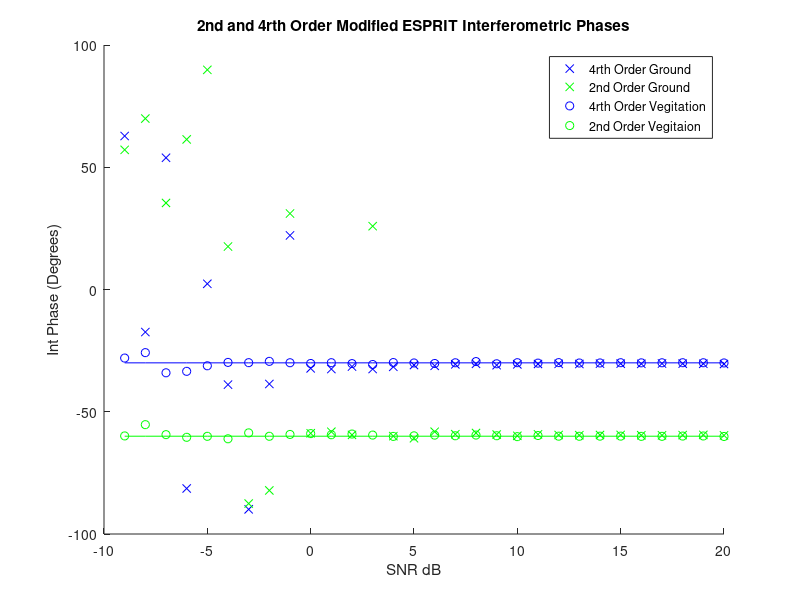
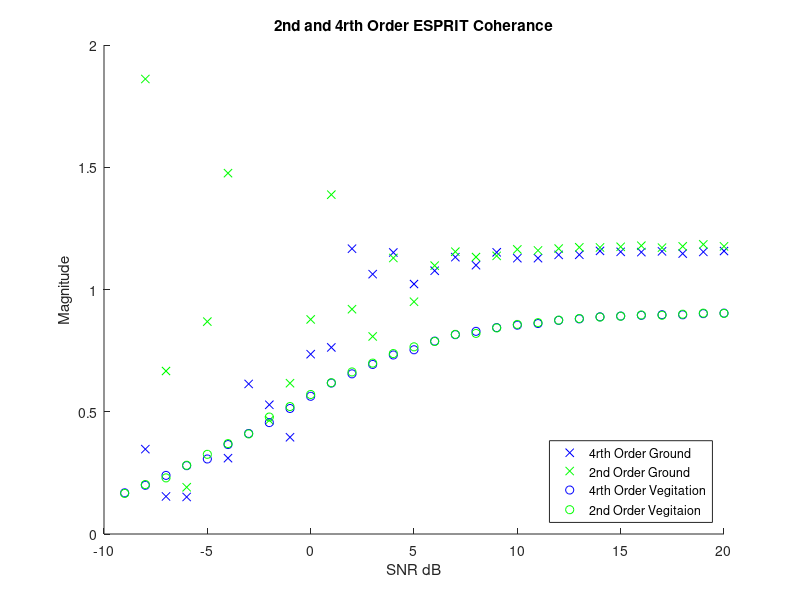

The MATLAB script that drew these images, in order:
%% Afric_Sim_test_ESPRIT
clc;clear;
%% Initializations
alpha = 1; %ground weighting factor
beta = 1;   %veg weighting factor

Pol_ground = [1;-1;0]/sqrt(2);
Pol_Cum_ground = [1;1;0;-1;0;0]/sqrt(3); %ground
Pol_vegitation = [1;1;1]/sqrt(3);
Pol_Cum_vegitation = [1;1;1;1;1;1]/sqrt(6); %vegitation

eye_optimal = 0.1;
G_O = 30;
ground_offset = G_O*pi/180; % ground interferomitry offset
V_O = 60;
vegitation_offset = V_O*pi/180;    % veg interferomitry offset

Averaged_samples = 100;
Window_optimal = 81;    %size of window
SNR_samples = 30;

ground_4=zeros(SNR_samples,1);
ground_2=zeros(SNR_samples,1);

vegitation_4=zeros(SNR_samples,1);
vegitation_2=zeros(SNR_samples,1);

SNR = zeros(1,SNR_samples);
%% Matrix Construction
for SNR_sample = (1:SNR_samples);
    
    SNR(SNR_sample)=SNR_sample-10;
    Noise = (10^(-SNR(SNR_sample)/20))/sqrt(3);
    
    for unusedvariable = 1:Averaged_samples
        
        %% Matrix Construction
        
        g =  Pol_ground*exp(1i*2*pi*rand(1,Window_optimal));
        v =  Pol_vegitation*exp(1i*2*pi*rand(1,Window_optimal));
        
        s1 = alpha*g + beta*v;
        s2 = alpha*exp(1i*ground_offset)*g + beta*exp(1i*vegitation_offset)*v;
        
        s1_Noise = s1 + Noise*sqrt(-2*log(1-rand(3,Window_optimal))).*exp(1i*2*pi*rand(3,Window_optimal));
        s2_Noise = s2 + Noise*sqrt(-2*log(1-rand(3,Window_optimal))).*exp(1i*2*pi*rand(3,Window_optimal));
        
        %% Forming the Six Arrays
        S1_2 = [s1_Noise(1,:)
            s1_Noise(2,:)
            s1_Noise(3,:)];
        
        S2_2 = [s2_Noise(1,:)
            s2_Noise(2,:)
            s2_Noise(3,:)];
        
        R11_2 = S1_2*S1_2.'/Window_optimal;
        E_h1_h1 = R11_2(1,1);
        E_h1_v1 = R11_2(1,2);
        E_h1_x1 = R11_2(1,3);
        E_v1_v1 = R11_2(2,2);
        E_v1_x1 = R11_2(2,3);
        E_x1_x1 = R11_2(3,3);
        
        R11c_2 = S1_2*S1_2'/Window_optimal;
        E_h1_h1c = R11c_2(1,1);
        E_h1_v1c = R11c_2(1,2);
        E_h1_x1c = R11c_2(1,3);
        E_v1_h1c = R11c_2(2,1);
        E_v1_v1c = R11c_2(2,2);
        E_v1_x1c = R11c_2(2,3);
        E_x1_h1c = R11c_2(3,1);
        E_x1_v1c = R11c_2(3,2);
        E_x1_x1c = R11c_2(3,3);
        
        R22_2 = S2_2*S2_2.'/Window_optimal;
        E_h2_h2 = R22_2(1,1);
        E_h2_v2 = R22_2(1,2);
        E_h2_x2 = R22_2(1,3);
        E_v2_v2 = R22_2(2,2);
        E_v2_x2 = R22_2(2,3);
        E_x2_x2 = R22_2(3,3);
        
        R12c_2 = S1_2*S2_2'/Window_optimal;
        E_h1_h2c = R12c_2(1,1);
        E_h1_v2c = R12c_2(1,2);
        E_h1_x2c = R12c_2(1,3);
        E_v1_h2c = R12c_2(2,1);
        E_v1_v2c = R12c_2(2,2);
        E_v1_x2c = R12c_2(2,3);
        E_x1_h2c = R12c_2(3,1);
        E_x1_v2c = R12c_2(3,2);
        E_x1_x2c = R12c_2(3,3);
        
        S1_4 = [s1_Noise(1,:).*s1_Noise(1,:)
            s1_Noise(2,:).*s1_Noise(2,:)
            s1_Noise(3,:).*s1_Noise(3,:)
            s1_Noise(1,:).*s1_Noise(2,:)
            s1_Noise(1,:).*s1_Noise(3,:)
            s1_Noise(2,:).*s1_Noise(3,:)];
        
        S2_4 = [s2_Noise(1,:).*s2_Noise(1,:)
            s2_Noise(2,:).*s2_Noise(2,:)
            s2_Noise(3,:).*s2_Noise(3,:)
            s2_Noise(1,:).*s2_Noise(2,:)
            s2_Noise(1,:).*s2_Noise(3,:)
            s2_Noise(2,:).*s2_Noise(3,:)];
        
        R1_4 = S1_4*S1_4'/Window_optimal;
        R2_4 = S1_4*S2_4'/Window_optimal;
        
        %% Forming Cumulant One Matrix
        %% HH
        Cumulant_1(1,1) = R1_4(1,1) - E_h1_h1*conj(E_h1_h1)...
            - E_h1_h1c*E_h1_h1c ...
            - E_h1_h1c*E_h1_h1c;
        
        Cumulant_1(1,2) = R1_4(1,2) - E_h1_h1*conj(E_v1_v1)...
            - E_h1_v1c*E_h1_v1c...
            - E_h1_v1c*E_h1_v1c;
        
        Cumulant_1(1,3) = R1_4(1,3) - E_h1_h1*conj(E_x1_x1)...
            - E_h1_x1c*E_h1_x1c...
            - E_h1_x1c*E_h1_x1c;
        
        Cumulant_1(1,4) = R1_4(1,4) - E_h1_h1*conj(E_h1_v1)...
            - E_h1_h1c*E_h1_v1c...
            - E_h1_v1c*E_h1_h1c;
        
        Cumulant_1(1,5) = R1_4(1,5) - E_h1_h1*conj(E_h1_x1)...
            - E_h1_h1c*E_h1_x1c...
            - E_h1_x1c*E_h1_h1c;
        
        Cumulant_1(1,6) = R1_4(1,6) - E_h1_h1*conj(E_v1_x1)...
            - E_h1_v1c*E_h1_x1c...
            - E_h1_x1c*E_h1_v1c;
        %% VV
        Cumulant_1(2,1) = R1_4(2,1) - E_v1_v1*conj(E_h1_h1)...
            - E_v1_h1c*E_v1_h1c...
            - E_v1_h1c*E_v1_h1c;
        
        Cumulant_1(2,2) = R1_4(2,2) - E_v1_v1*conj(E_v1_v1)...
            - E_v1_v1c*E_v1_v1c...
            - E_v1_v1c*E_v1_v1c;
        
        Cumulant_1(2,3) = R1_4(2,3) - E_v1_v1*conj(E_x1_x1)...
            - E_v1_x1c*E_v1_x1c...
            - E_v1_x1c*E_v1_x1c;
        
        Cumulant_1(2,4) = R1_4(2,4) - E_v1_v1*conj(E_h1_v1)...
            - E_v1_h1c*E_v1_v1c...
            - E_v1_v1c*E_v1_h1c;
        
        Cumulant_1(2,5) = R1_4(2,5) - E_v1_v1*conj(E_h1_x1)...
            - E_v1_h1c*E_v1_x1c...
            - E_v1_x1c*E_v1_h1c;
        
        Cumulant_1(2,6) = R1_4(2,6) - E_v1_v1*conj(E_v1_x1)...
            - E_v1_v1c*E_v1_x1c...
            - E_v1_x1c*E_v1_v1c;
        %% XX
        
        Cumulant_1(3,1) = R1_4(3,1) - E_x1_x1*conj(E_h1_h1)...
            - E_x1_h1c*E_x1_h1c...
            - E_x1_h1c*E_x1_h1c;
        
        Cumulant_1(3,2) = R1_4(3,2) - E_x1_x1*conj(E_v1_v1)...
            - E_x1_v1c*E_x1_v1c...
            - E_x1_v1c*E_x1_v1c;
        
        Cumulant_1(3,3) = R1_4(3,3) - E_x1_x1*conj(E_x1_x1)...
            - E_x1_x1c*E_x1_x1c...
            - E_x1_x1c*E_x1_x1c;
        
        Cumulant_1(3,4) = R1_4(3,4) - E_x1_x1*conj(E_h1_v1)...
            - E_x1_h1c*E_x1_v1c...
            - E_x1_v1c*E_x1_h1c;
        
        Cumulant_1(3,5) = R1_4(3,5) - E_x1_x1*conj(E_h1_x1)...
            - E_x1_h1c*E_x1_x1c...
            - E_x1_x1c*E_x1_h1c;
        
        Cumulant_1(3,6) = R1_4(3,6) - E_x1_x1*conj(E_v1_x1)...
            - E_x1_v1c*E_x1_x1c...
            - E_x1_x1c*E_x1_v1c;
        %% HV
        Cumulant_1(4,1) = R1_4(4,1) - E_h1_v1*conj(E_h1_h1)...
            - E_h1_h1c*E_v1_h1c...
            - E_h1_h1c*E_v1_h1c;
        
        Cumulant_1(4,2) = R1_4(4,2) - E_h1_v1*conj(E_v1_v1)...
            - E_h1_v1c*E_v1_v1c...
            - E_h1_v1c*E_v1_v1c;
        
        Cumulant_1(4,3) = R1_4(4,3) - E_h1_v1*conj(E_x1_x1)...
            - E_h1_x1c*E_v1_x1c...
            - E_h1_x1c*E_v1_x1c;
        
        Cumulant_1(4,4) = R1_4(4,4) - E_h1_v1*conj(E_h1_v1)...
            - E_h1_h1c*E_v1_v1c...
            - E_h1_v1c*E_v1_h1c;
        
        Cumulant_1(4,5) = R1_4(4,5) - E_h1_v1*conj(E_h1_x1)...
            - E_h1_h1c*E_v1_x1c...
            - E_h1_x1c*E_v1_h1c;
        
        Cumulant_1(4,6) = R1_4(4,6) - E_h1_v1*conj(E_v1_x1)...
            - E_h1_v1c*E_v1_x1c...
            - E_h1_x1c*E_v1_v1c;
        %% HX
        Cumulant_1(5,1) = R1_4(5,1) - E_h1_x1*conj(E_h1_h1)...
            - E_h1_h1c*E_x1_h1c...
            - E_h1_h1c*E_x1_h1c;
        
        Cumulant_1(5,2) = R1_4(5,2) - E_h1_x1*conj(E_v1_v1)...
            - E_h1_v1c*E_x1_v1c...
            - E_h1_v1c*E_x1_v1c;
        
        Cumulant_1(5,3) = R1_4(5,3) - E_h1_x1*conj(E_x1_x1)...
            - E_h1_x1c*E_x1_x1c...
            - E_h1_x1c*E_x1_x1c;
        
        Cumulant_1(5,4) = R1_4(5,4) - E_h1_x1*conj(E_h1_v1)...
            - E_h1_h1c*E_x1_v1c...
            - E_h1_v1c*E_x1_h1c;
        
        Cumulant_1(5,5) = R1_4(5,5) - E_h1_x1*conj(E_h1_x1)...
            - E_h1_h1c*E_x1_x1c...
            - E_h1_x1c*E_x1_h1c;
        
        Cumulant_1(5,6) = R1_4(5,6) - E_h1_x1*conj(E_v1_x1)...
            - E_h1_v1c*E_x1_x1c...
            - E_h1_x1c*E_x1_v1c;
        %%VX
        Cumulant_1(6,1) = R1_4(6,1) - E_v1_x1*conj(E_h1_h1)...
            - E_v1_h1c*E_x1_h1c...
            - E_v1_h1c*E_x1_h1c;
        
        Cumulant_1(6,2) = R1_4(6,2) - E_v1_x1*conj(E_v1_v1)...
            - E_v1_v1c*E_x1_v1c...
            - E_v1_v1c*E_x1_v1c;
        
        Cumulant_1(6,3) = R1_4(6,3) - E_v1_x1*conj(E_x1_x1)...
            - E_v1_x1c*E_x1_x1c...
            - E_v1_x1c*E_x1_x1c;
        
        Cumulant_1(6,4) = R1_4(6,4) - E_v1_x1*conj(E_h1_v1)...
            - E_v1_h1c*E_x1_v1c...
            - E_v1_v1c*E_x1_h1c;
        
        Cumulant_1(6,5) = R1_4(6,5) - E_v1_x1*conj(E_h1_x1)...
            - E_v1_h1c*E_x1_x1c...
            - E_v1_x1c*E_x1_h1c;
        
        Cumulant_1(6,6) = R1_4(6,6) - E_v1_x1*conj(E_v1_x1)...
            - E_v1_v1c*E_x1_x1c...
            - E_v1_x1c*E_x1_v1c;
        
        %% Forming Cumulant Two Matrix
        %% HH
        Cumulant_2(1,1) = R2_4(1,1) - E_h1_h1*conj(E_h2_h2)...
            - E_h1_h2c*E_h1_h2c...
            - E_h1_h2c*E_h1_h2c;
        
        Cumulant_2(1,2) = R2_4(1,2) - E_h1_h1*conj(E_v2_v2)...
            - E_h1_v2c*E_h1_v2c...
            - E_h1_v2c*E_h1_v2c;
        
        Cumulant_2(1,3) = R2_4(1,3) - E_h1_h1*conj(E_x2_x2)...
            - E_h1_x2c*E_h1_x2c...
            - E_h1_x2c*E_h1_x2c;
        
        Cumulant_2(1,4) = R2_4(1,4) - E_h1_h1*conj(E_h2_v2)...
            - E_h1_h2c*E_h1_v2c...
            - E_h1_v2c*E_h1_h2c;
        
        
        Cumulant_2(1,5) = R2_4(1,5) - E_h1_h1*conj(E_h2_x2)...
            - E_h1_h2c*E_h1_x2c...
            - E_h1_x2c*E_h1_h2c;
        
        Cumulant_2(1,6) = R2_4(1,6) - E_h1_h1*conj(E_v2_x2)...
            - E_h1_v2c*E_h1_x2c...
            - E_h1_x2c*E_h1_v2c;
        %% VV
        Cumulant_2(2,1) = R2_4(2,1) - E_v1_v1*conj(E_h2_h2)...
            - E_v1_h2c*E_v1_h2c...
            - E_v1_h2c*E_v1_h2c;
        
        Cumulant_2(2,2) = R2_4(2,2) - E_v1_v1*conj(E_v2_v2)...
            - E_v1_v2c*E_v1_v2c...
            - E_v1_v2c*E_v1_v2c;
        
        Cumulant_2(2,3) = R2_4(2,3) - E_v1_v1*conj(E_x2_x2)...
            - E_v1_x2c*E_v1_x2c...
            - E_v1_x2c*E_v1_x2c;
        
        Cumulant_2(2,4) = R2_4(2,4) - E_v1_v1*conj(E_h2_v2)...
            - E_v1_h2c*E_v1_v2c...
            - E_v1_v2c*E_v1_h2c;
        
        Cumulant_2(2,5) = R2_4(2,5) - E_v1_v1*conj(E_h2_x2)...
            - E_v1_h2c*E_v1_x2c...
            - E_v1_x2c*E_v1_h2c;
        
        Cumulant_2(2,6) = R2_4(2,6) - E_v1_v1*conj(E_v2_x2)...
            - E_v1_v2c*E_v1_x2c...
            - E_v1_x2c*E_v1_v2c;
        %% XX
        Cumulant_2(3,1) = R2_4(3,1) - E_x1_x1*conj(E_h2_h2)...
            - E_x1_h2c*E_x1_h2c...
            - E_x1_h2c*E_x1_h2c;
        
        Cumulant_2(3,2) = R2_4(3,2) - E_x1_x1*conj(E_v2_v2)...
            - E_x1_v2c*E_x1_v2c...
            - E_x1_v2c*E_x1_v2c;
        
        Cumulant_2(3,3) = R2_4(3,3) - E_x1_x1*conj(E_x2_x2)...
            - E_x1_x2c*E_x1_x2c...
            - E_x1_x2c*E_x1_x2c;
        
        Cumulant_2(3,4) = R2_4(3,4) - E_x1_x1*conj(E_h2_v2)...
            - E_x1_h2c*E_x1_v2c...
            - E_x1_v2c*E_x1_h2c;
        
        Cumulant_2(3,5) = R2_4(3,5) - E_x1_x1*conj(E_h2_x2)...
            - E_x1_h2c*E_x1_x2c...
            - E_x1_x2c*E_x1_h2c;
        
        Cumulant_2(3,6) = R2_4(3,6) - E_x1_x1*conj(E_v2_x2)...
            - E_x1_v2c*E_x1_x2c...
            - E_x1_x2c*E_x1_v2c;
        %% HV
        
        Cumulant_2(4,1) = R2_4(4,1) - E_h1_v1*conj(E_h2_h2)...
            - E_h1_h2c*E_v1_h2c...
            - E_h1_h2c*E_v1_h2c;
        
        Cumulant_2(4,2) = R2_4(4,2) - E_h1_v1*conj(E_v2_v2)...
            - E_h1_v2c*E_v1_v2c...
            - E_h1_v2c*E_v1_v2c;
        
        Cumulant_2(4,3) = R2_4(4,3) - E_h1_v1*conj(E_x2_x2)...
            - E_h1_x2c*E_v1_x2c...
            - E_h1_x2c*E_v1_x2c;
        
        Cumulant_2(4,4) = R2_4(4,4) - E_h1_v1*conj(E_h2_v2)...
            - E_h1_h2c*E_v1_v2c...
            - E_h1_v2c*E_v1_h2c;
        
        Cumulant_2(4,5) = R2_4(4,5) - E_h1_v1*conj(E_h2_x2)...
            - E_h1_h2c*E_v1_x2c...
            - E_h1_x2c*E_v1_h2c;
        
        Cumulant_2(4,6) = R2_4(4,6) - E_h1_v1*conj(E_v2_x2)...
            - E_h1_v2c*E_v1_x2c...
            - E_h1_x2c*E_v1_v2c;
        %% HX
        Cumulant_2(5,1) = R2_4(5,1) - E_h1_x1*conj(E_h2_h2)...
            - E_h1_h2c*E_x1_h2c...
            - E_h1_h2c*E_x1_h2c;
        
        Cumulant_2(5,2) = R2_4(5,2) - E_h1_x1*conj(E_v2_v2)...
            - E_h1_v2c*E_x1_v2c...
            - E_h1_v2c*E_x1_v2c;
        
        Cumulant_2(5,3) = R2_4(5,3) - E_h1_x1*conj(E_x2_x2)...
            - E_h1_x2c*E_x1_x2c...
            - E_h1_x2c*E_x1_x2c;
        
        Cumulant_2(5,4) = R2_4(5,4) - E_h1_x1*conj(E_h2_v2)...
            - E_h1_h2c*E_x1_v2c...
            - E_h1_v2c*E_x1_h2c;
        
        Cumulant_2(5,5) = R2_4(5,5) - E_h1_x1*conj(E_h2_x2)...
            - E_h1_h2c*E_x1_x2c...
            - E_h1_x2c*E_x1_h2c;
        
        Cumulant_2(5,6) = R2_4(5,6) - E_h1_x1*conj(E_v2_x2)...
            - E_h1_v2c*E_x1_x2c...
            - E_h1_x2c*E_x1_v2c;
        % VX
        
        Cumulant_2(6,1) = R2_4(6,1) - E_v1_x1*conj(E_h2_h2)...
            - E_v1_h2c*E_x1_h2c...
            - E_v1_h2c*E_x1_h2c;
        
        Cumulant_2(6,2) = R2_4(6,2) - E_v1_x1*conj(E_v2_v2)...
            - E_v1_v2c*E_x1_v2c...
            - E_v1_v2c*E_x1_v2c;
        
        Cumulant_2(6,3) = R2_4(6,3) - E_v1_x1*conj(E_x2_x2)...
            - E_v1_x2c*E_x1_x2c...
            - E_v1_x2c*E_x1_x2c;
        
        Cumulant_2(6,4) = R2_4(6,4) - E_v1_x1*conj(E_h2_v2)...
            - E_v1_h2c*E_x1_v2c...
            - E_v1_v2c*E_x1_h2c;
        
        Cumulant_2(6,5) = R2_4(6,5) - E_v1_x1*conj(E_h2_x2)...
            - E_v1_h2c*E_x1_x2c...
            - E_v1_x2c*E_x1_h2c;
        
        Cumulant_2(6,6) = R2_4(6,6) - E_v1_x1*conj(E_v2_x2)...
            - E_v1_v2c*E_x1_x2c...
            - E_v1_x2c*E_x1_v2c;
        
        %% ESPRIT Algorithm
        [eigenvec_4,eigenval_4] = eig(pinv(Cumulant_1+eye_optimal*eye(6))*Cumulant_2);
       
        polfilter_4 = abs(Pol_Cum_ground'*eigenvec_4);
        [~,srt_4] = sort(polfilter_4,'descend');
        ground_4(SNR_sample) = ground_4(SNR_sample)...
            + eigenval_4(srt_4(1),srt_4(1))/Averaged_samples;
        
        polfilter_4 = abs(Pol_Cum_vegitation'*eigenvec_4);
        [~,srt_4] = sort(polfilter_4,'descend');
        vegitation_4(SNR_sample) = vegitation_4(SNR_sample)...
            + eigenval_4(srt_4(1),srt_4(1))/Averaged_samples;
        %% Second Order ESPRIT
        
        R1_2 = S1_2*S1_2'/Window_optimal;
        R2_2 = S1_2*S2_2'/Window_optimal;
        
        [eigenvec_2,eigenval_2] = eig(pinv(R1_2 + eye_optimal*eye(3))*R2_2);
        
        polfilter_2 = abs(Pol_ground'*eigenvec_2);
        [~,srt_2] = sort(polfilter_2,'descend');
        ground_2(SNR_sample) = ground_2(SNR_sample)...
            + eigenval_2(srt_2(1),srt_2(1))/Averaged_samples;
        
        polfilter_2 = abs(Pol_vegitation'*eigenvec_2);
        [~,srt_2] = sort(polfilter_2,'descend');
        vegitation_2(SNR_sample) = vegitation_2(SNR_sample)...
            + eigenval_2(srt_2(1),srt_2(1))/Averaged_samples;
        
    end
end
%% Plotting Results
figure(1);
title('2nd and 4rth Order Modified ESPRIT Interferometric Phases');
xlabel('SNR dB');ylabel('Int Phase (Degrees)');
hold on;
plot(SNR,0.5*angle(ground_4)*180/pi,'bx');
plot(SNR,0.5*angle(vegitation_4)*180/pi,'gx');
plot(SNR,angle(ground_2)*180/pi,'bo');
plot(SNR,angle(vegitation_2)*180/pi,'go');
plot(SNR,-V_O*ones(1,SNR_samples),'g');
plot(SNR,-G_O*ones(1,SNR_samples),'b');
legend('4rth Order Ground','2nd Order Ground','4rth Order Vegitation','2nd Order Vegitaion','Location','northeast')
hold off

figure(2);
title('2nd and 4rth Order ESPRIT Coherance');
xlabel('SNR dB');ylabel('Magnitude');
hold on;
plot(SNR,abs(ground_4),'bx');
plot(SNR,abs(vegitation_4),'gx');
plot(SNR,abs(ground_2),'bo');
plot(SNR,abs(vegitation_2),'go');
axis([-10,20,0,2])
legend('4rth Order Ground','2nd Order Ground','4rth Order Vegitation','2nd Order Vegitaion','Location','southeast')
hold off
